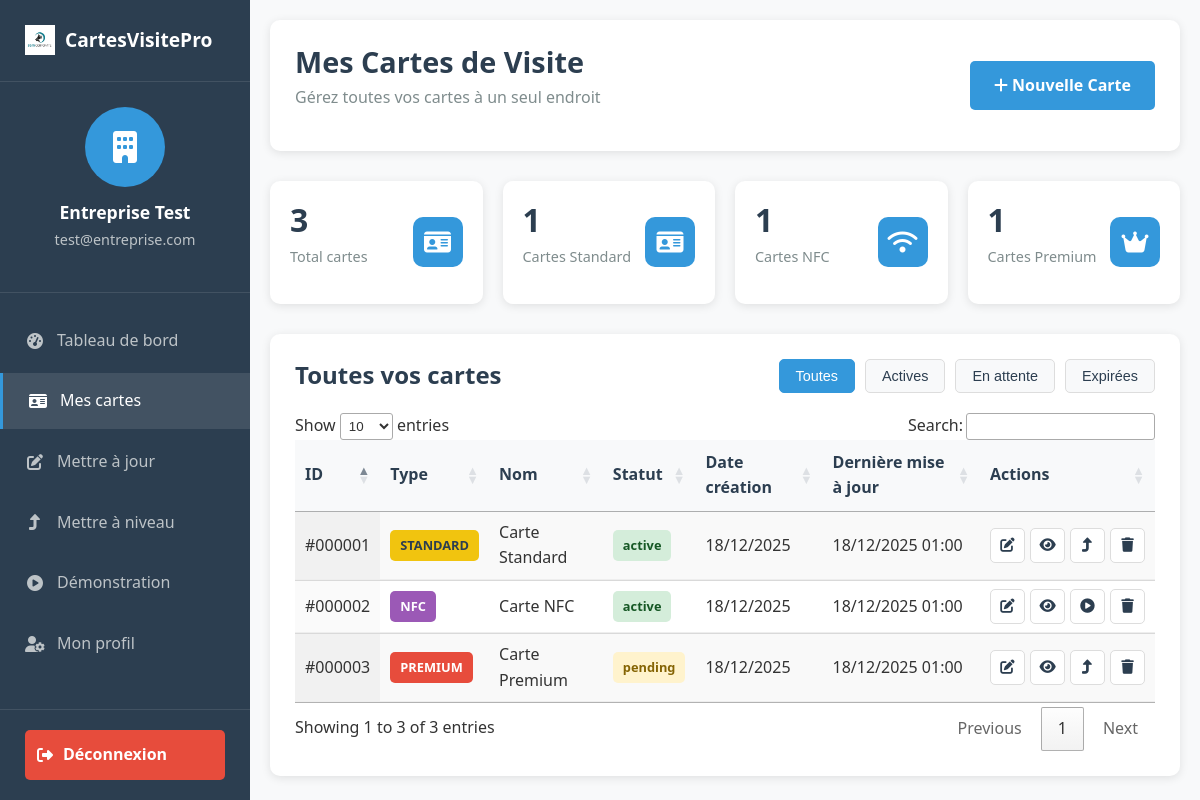
Page /client/my-cards.php (signed in) on the committed database.
### tables this page shows
CREATE TABLE client_cards (
    id INT PRIMARY KEY AUTO_INCREMENT,
    client_id INT NOT NULL,
    product_id INT NOT NULL,
    order_number VARCHAR(20) UNIQUE,
    card_type ENUM('standard', 'nfc', 'premium') NOT NULL,
    design_data JSON,
    nfc_data JSON NULL,
    status ENUM('draft', 'pending', 'processing', 'shipped', 'delivered', 'active', 'expired', 'upgrading', 'cancelled') DEFAULT 'draft',
    quantity INT DEFAULT 100,
    unit_price DECIMAL(10,2) NOT NULL,
    total_price DECIMAL(10,2) NOT NULL,
    vat_amount DECIMAL(10,2) DEFAULT 0,
    delivery_address TEXT,
    tracking_number VARCHAR(100),
    estimated_delivery DATE,
    actual_delivery DATE,
    notes TEXT,
    created_at TIMESTAMP DEFAULT CURRENT_TIMESTAMP,
    updated_at TIMESTAMP DEFAULT CURRENT_TIMESTAMP ON UPDATE CURRENT_TIMESTAMP,
    FOREIGN KEY (client_id) REFERENCES clients(id) ON DELETE CASCADE,
    FOREIGN KEY (product_id) REFERENCES products(id)
);

CREATE TABLE products (
    id INT PRIMARY KEY AUTO_INCREMENT,
    name VARCHAR(100) NOT NULL,
    description TEXT,
    category ENUM('standard', 'nfc', 'premium') NOT NULL,
    base_price DECIMAL(10,2) NOT NULL,
    features JSON,
    options JSON,
    is_active BOOLEAN DEFAULT TRUE,
    stock_quantity INT DEFAULT 0,
    delivery_days INT DEFAULT 5,
    created_at TIMESTAMP DEFAULT CURRENT_TIMESTAMP,
    updated_at TIMESTAMP DEFAULT CURRENT_TIMESTAMP ON UPDATE CURRENT_TIMESTAMP
);

### client/my-cards.php (the view, shortened to what this page needs)
<?php
$db = Database::getInstance();
$client_id = $_SESSION['client_id'];
$stmt = $db->prepare("
    SELECT cc.*, p.name as product_name, p.category, p.base_price
    FROM client_cards cc
    JOIN products p ON cc.product_id = p.id
    WHERE cc.client_id = ?
    ORDER BY cc.created_at DESC
");
$stmt->execute([$client_id]);
$cards = $stmt->fetchAll();
$card_types = ['standard' => 0, 'nfc' => 0, 'premium' => 0];
foreach ($cards as $card) {
    $card_types[$card['category']]++;
}
?>
<!DOCTYPE html>
<html lang="fr">
<head>
    <link rel="stylesheet" href="../assets/css/style.css">
    <link rel="stylesheet" href="../assets/css/client.css">
    <link rel="stylesheet" href="https://cdnjs.cloudflare.com/ajax/libs/font-awesome/6.4.0/css/all.min.css">
    <link rel="stylesheet" href="https://cdn.datatables.net/1.13.6/css/jquery.dataTables.min.css">
</head>
<body class="client-dashboard">
    <div class="sidebar">
        <div class="sidebar-header">
            <a href="../index.html" class="logo">
                <img src="../assets/images/logo.png" alt="CartesVisitePro">
                <span>CartesVisitePro</span>
            </a>
        </div>
        <div class="client-info">
            <div class="client-avatar">
                <i class="fas fa-building"></i>
            </div>
            <h3><?php echo htmlspecialchars($_SESSION['client_name']); ?></h3>
            <p><?php echo htmlspecialchars($_SESSION['client_email']); ?></p>
        </div>
        <nav class="sidebar-nav">
            <ul>
                <li><a href="dashboard.php"><i class="fas fa-tachometer-alt"></i> Tableau de bord</a></li>
                <li class="active"><a href="my-cards.php"><i class="fas fa-id-card"></i> Mes cartes</a></li>
                <li><a href="update-card.php"><i class="fas fa-edit"></i> Mettre à jour</a></li>
                <li><a href="upgrade-card.php"><i class="fas fa-level-up-alt"></i> Mettre à niveau</a></li>
                <li><a href="demo.php"><i class="fas fa-play-circle"></i> Démonstration</a></li>
                <li><a href="profile.php"><i class="fas fa-user-cog"></i> Mon profil</a></li>
            </ul>
        </nav>
        <div class="sidebar-footer">
            <a href="logout.php" class="btn-logout"><i class="fas fa-sign-out-alt"></i> Déconnexion</a>
        </div>
    </div>
    <div class="main-content">
        <header class="dashboard-header">
            <div class="header-left">
                <h1>Mes Cartes de Visite</h1>
                <p>Gérez toutes vos cartes à un seul endroit</p>
            </div>
            <div class="header-right">
                <a href="?new=true" class="btn btn-primary">
                    <i class="fas fa-plus"></i> Nouvelle Carte
                </a>
            </div>
        </header>
        <div class="stats-overview">
            <div class="stat-overview-card">
                <div class="stat-content">
                    <h3><?php echo count($cards); ?></h3>
                    <p>Total cartes</p>
                </div>
                <div class="stat-icon">
                    <i class="fas fa-id-card"></i>
                </div>
            </div>
            <div class="stat-overview-card">
                <div class="stat-content">
                    <h3><?php echo $card_types['standard']; ?></h3>
                    <p>Cartes Standard</p>
                </div>
                <div class="stat-icon">
                    <i class="fas fa-id-card"></i>
                </div>
            </div>
            <div class="stat-overview-card">
                <div class="stat-content">
                    <h3><?php echo $card_types['nfc']; ?></h3>
                    <p>Cartes NFC</p>
                </div>
                <div class="stat-icon">
                    <i class="fas fa-wifi"></i>
                </div>
            </div>
            <div class="stat-overview-card">
                <div class="stat-content">
                    <h3><?php echo $card_types['premium']; ?></h3>
                    <p>Cartes Premium</p>
                </div>
                <div class="stat-icon">
                    <i class="fas fa-crown"></i>
                </div>
            </div>
        </div>
        <div class="cards-table-section">
            <div class="section-header">
                <h2>Toutes vos cartes</h2>
                <div class="table-actions">
                    <button class="btn-filter active">Toutes</button>
                    <button class="btn-filter">Actives</button>
                    <button class="btn-filter">En attente</button>
                    <button class="btn-filter">Expirées</button>
                </div>
            </div>
            <?php if (empty($cards)): ?>
                <div class="empty-state">
                    <i class="fas fa-id-card"></i>
                    <h3>Vous n'avez pas encore de cartes</h3>
                    <p>Créez votre première carte de visite pour commencer</p>
                    <a href="?new=true" class="btn btn-primary">Créer ma première carte</a>
                </div>
            <?php else: ?>
                <div class="table-container">
                    <table id="cardsTable" class="display">
                        <thead>
                            <tr>
                                <th>ID</th>
                                <th>Type</th>
                                <th>Nom</th>
                                <th>Statut</th>
                                <th>Date création</th>
                                <th>Dernière mise à jour</th>
                                <th>Actions</th>
                            </tr>
                        </thead>
                        <tbody>
                            <?php foreach ($cards as $card): ?>
                                <tr>
                                    <td>#<?php echo str_pad($card['id'], 6, '0', STR_PAD_LEFT); ?></td>
                                    <td>
                                        <span class="badge badge-<?php echo $card['category']; ?>">
                                            <?php echo strtoupper($card['category']); ?>
                                        </span>
                                    </td>
                                    <td><?php echo htmlspecialchars($card['product_name']); ?></td>
                                    <td>
                                        <span class="status status-<?php echo $card['status']; ?>">
                                            <?php echo $card['status']; ?>
                                        </span>
                                    </td>
                                    <td><?php echo date('d/m/Y', strtotime($card['created_at'])); ?></td>
                                    <td><?php echo date('d/m/Y H:i', strtotime($card['updated_at'])); ?></td>
                                    <td>
                                        <div class="action-buttons">
                                            <a href="update-card.php?id=<?php echo $card['id']; ?>" class="btn-action" title="Modifier">
                                                <i class="fas fa-edit"></i>
                                            </a>
                                            <a href="#" class="btn-action" title="Aperçu" onclick="previewCard(<?php echo $card['id']; ?>)">
                                                <i class="fas fa-eye"></i>
                                            </a>
                                            <?php if ($card['category'] === 'nfc'): ?>
                                                <a href="demo.php?card=<?php echo $card['id']; ?>" class="btn-action" title="Démo">
                                                    <i class="fas fa-play-circle"></i>
                                                </a>
                                            <?php endif; ?>
                                            <?php if ($card['category'] !== 'nfc'): ?>
                                                <a href="upgrade-card.php?card=<?php echo $card['id']; ?>" class="btn-action" title="Mettre à niveau">
                                                    <i class="fas fa-level-up-alt"></i>
                                                </a>
                                            <?php endif; ?>
                                            <button class="btn-action" title="Supprimer" onclick="confirmDelete(<?php echo $card['id']; ?>)">
                                                <i class="fas fa-trash"></i>
                                            </button>
                                        </div>
                                    </td>
                                </tr>
                            <?php endforeach; ?>
                        </tbody>
                    </table>
                </div>
            <?php endif; ?>
        </div>
    </div>
</body>
</html>

### assets/css/style.css (style rules this page uses)
* { margin: 0; padding: 0; box-sizing: border-box; }
html { scroll-behavior: smooth; }
body { font-family: 'Segoe UI', Tahoma, Geneva, Verdana, sans-serif; line-height: 1.6; color: #333; background-color: #f8f9fa; }
h1, h2, h3, h4, h5, h6 { font-weight: 700; line-height: 1.2; margin-bottom: 1rem; color: #2c3e50; }
h1 { font-size: 2.5rem; }
h2 { font-size: 2rem; }
h3 { font-size: 1.5rem; }
p { margin-bottom: 1rem; }
a { color: #3498db; text-decoration: none; transition: color 0.3s ease; }
.btn { display: inline-block; padding: 12px 24px; border-radius: 5px; font-weight: 600; text-align: center; cursor: pointer; transition: all 0.3s ease; border: none; font-size: 1rem; }
.btn-primary { background-color: #3498db; color: white; }
.logo { display: flex; align-items: center; gap: 10px; font-size: 1.5rem; font-weight: 700; color: #2c3e50; }
.logo img { height: 40px; }

### rows in the picture
client_cards: id "000001", product.category "STANDARD", product.name "Carte Standard", status "active", created_at "18/12/2025", updated_at "18/12/2025 01:00"
client_cards: id "000002", product.category "NFC", product.name "Carte NFC", status "active", created_at "18/12/2025", updated_at "18/12/2025 01:00"
client_cards: id "000003", product.category "PREMIUM", product.name "Carte Premium", status "pending", created_at "18/12/2025", updated_at "18/12/2025 01:00"

### other values in the picture
$_SESSION['client_name'] "Entreprise Test"
$_SESSION['client_email'] "test@entreprise.com"
count($cards) "3"
$card_types['standard'] "1"
$card_types['nfc'] "1"
$card_types['premium'] "1"
